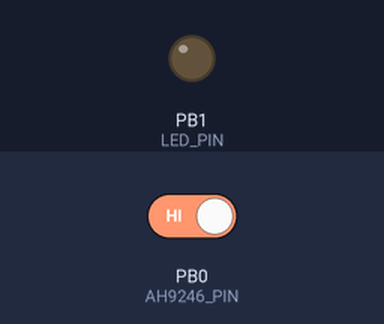
A sketch run on a simulated ATtiny85, built with avr-gcc and run on an emulated ATtiny85. Shown: output pins drawn as LEDs (lit = HIGH). Inputs (shaded band) come from the test bench; at power-on: PB0 (AH9246_PIN) HIGH.

Above: at 1.2 s.
1.3 s: PB0 (AH9246_PIN) driven LOW
At 1.6 s:
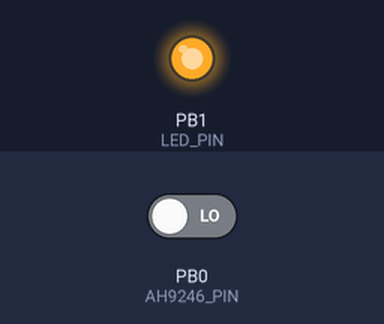
2.8 s: PB0 (AH9246_PIN) driven HIGH
At 3.9 s:
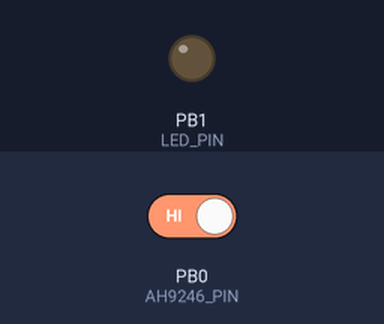
Timing chart, 0 to 5.8 s (numbered marks = the images above; inputs shaded):
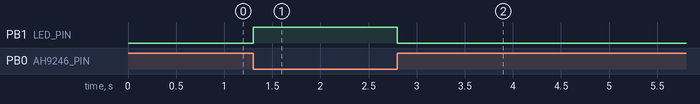

Measured:
- after the input at 1.3 s, PB1 (LED_PIN): LOW → HIGH at once
- after the input at 2.8 s, PB1 (LED_PIN): HIGH → LOW at once

The sketch:

attiny85-ah9246.ino
```cpp
#include <avr/sleep.h>

#define AH9246_PIN 0
#define LED_PIN 1

volatile bool state = false;

ISR(PCINT0_vect)
{
	state = !digitalRead(AH9246_PIN);
}

void setup()
{
	ADCSRA &= ~_BV(ADEN);
	GIMSK |= (1 << PCIE);
	PCMSK |= (1 << AH9246_PIN);
	pinMode(LED_PIN, OUTPUT);
	pinMode(AH9246_PIN, INPUT);
}

void loop()
{
	digitalWrite(LED_PIN, state? HIGH:LOW);
}
```
